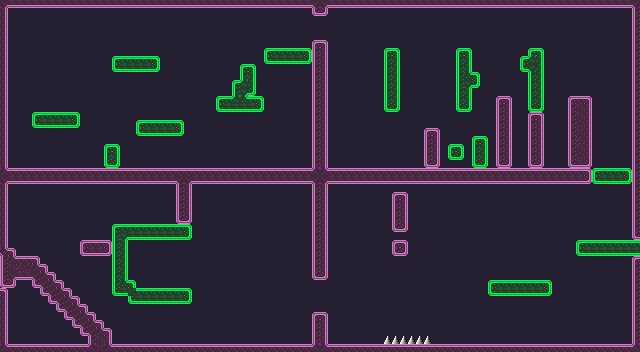

The image is a tile-based game level rendered from a .tmx file. Its description and source (layers, tilesets, objects; grid data summarised) follow:
An orthogonal 80x44 tile map with 8x8 px tiles, 2 tile layers (Foreground, Player) and 18 objects.

<map version="1.10" tiledversion="1.10.2" orientation="orthogonal" renderorder="right-down" width="80" height="44" tilewidth="8" tileheight="8" infinite="0" backgroundcolor="#241f31" nextlayerid="4" nextobjectid="26">
 <tileset firstgid="1" source="../../../purple.tsx" />
 <layer id="2" name="Foreground" width="80" height="44">
  <data>[3520 cells, 10 non-empty, 6 distinct tile ids]</data>
 </layer>
 <layer id="1" name="Player" width="80" height="44">
  <properties>
   <property name="player" type="bool" value="true" />
  </properties>
  <data>[3520 cells, 832 non-empty, 31 distinct tile ids]</data>
 </layer>
 <objectgroup id="3" name="Objects">
  <object id="2" x="8" y="8" width="304" height="160">
   <properties>
    <property name="preferred_x" type="int" value="0" />
    <property name="preferred_y" type="int" value="0" />
   </properties>
  </object>
  <object id="7" x="328" y="8" width="304" height="160">
   <properties>
    <property name="preferred_x" type="int" value="320" />
    <property name="preferred_y" type="int" value="0" />
   </properties>
  </object>
  <object id="8" x="8" y="184" width="304" height="160">
   <properties>
    <property name="preferred_x" type="int" value="0" />
    <property name="preferred_y" type="int" value="176" />
   </properties>
  </object>
  <object id="9" x="328" y="184" width="304" height="160">
   <properties>
    <property name="preferred_x" type="int" value="320" />
    <property name="preferred_y" type="int" value="176" />
   </properties>
  </object>
  <object id="11" gid="175" x="440" y="344" width="8" height="8" />
  <object id="12" gid="149" x="440" y="296" width="8" height="8" />
  <object id="13" gid="149" x="432" y="296" width="8" height="8" />
  <object id="14" gid="149" x="424" y="296" width="8" height="8" />
  <object id="15" gid="149" x="416" y="296" width="8" height="8" />
  <object id="16" gid="149" x="408" y="296" width="8" height="8" />
  <object id="17" gid="149" x="400" y="296" width="8" height="8" />
  <object id="18" gid="149" x="392" y="296" width="8" height="8" />
  <object id="19" gid="149" x="384" y="296" width="8" height="8" />
  <object id="20" gid="149" x="376" y="296" width="8" height="8" />
  <object id="21" gid="149" x="368" y="296" width="8" height="8" />
  <object id="22" gid="134" x="448" y="296" width="8" height="8" />
  <object id="23" gid="133" x="360" y="296" width="8" height="8" />
  <object id="25" gid="193" x="128" y="200" width="8" height="8" />
 </objectgroup>
</map>
